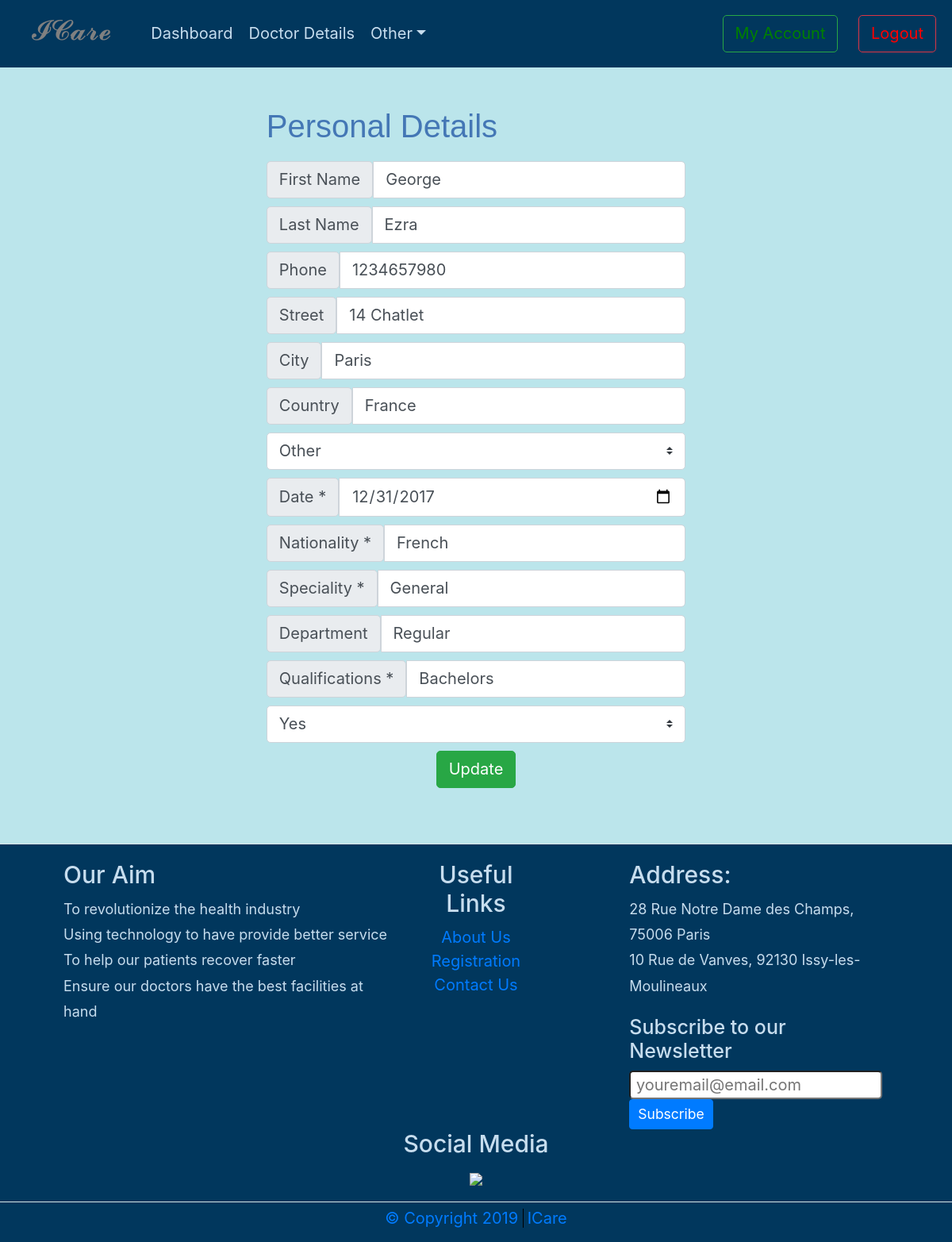
The page /doctor-details.php (signed in) on the database as committed earlier.
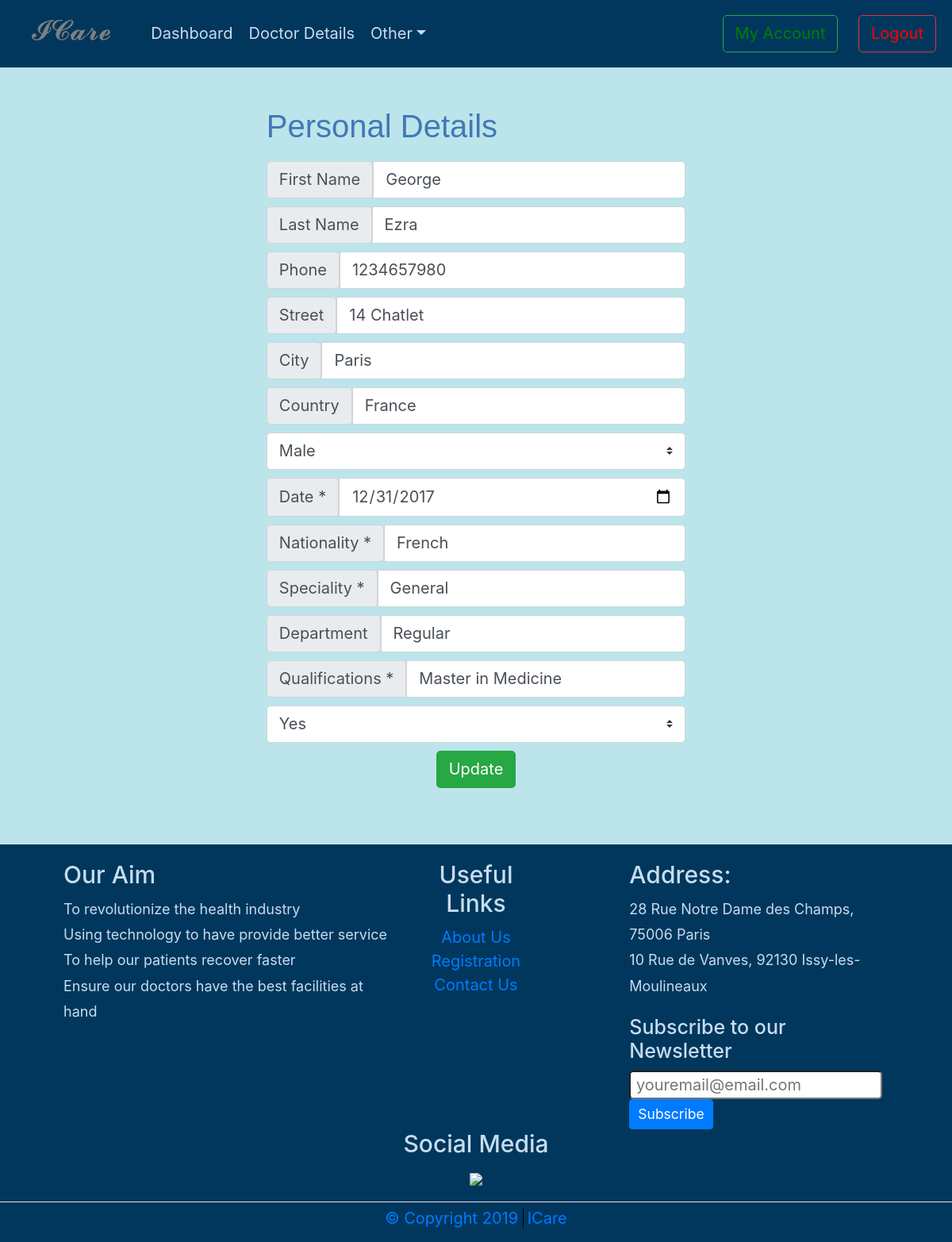
The same page on the database as committed later.
### tables this page shows
CREATE TABLE `doctorsdetails` (
  `DoctorId` int(10) NOT NULL,
  `FirstName` varchar(100) NOT NULL,
  `LastName` varchar(100) NOT NULL,
  `Phone` varchar(100) NOT NULL,
  `Street` varchar(100) NOT NULL,
  `City` varchar(100) NOT NULL,
  `Country` varchar(50) NOT NULL,
  `Gender` varchar(100) NOT NULL,
  `DOB` varchar(100) NOT NULL,
  `Nationality` varchar(100) NOT NULL,
  `Speciality` varchar(100) NOT NULL,
  `Department` varchar(100) NOT NULL,
  `Qualifications` varchar(100) NOT NULL,
  `Availability` varchar(100) NOT NULL
);

### doctor-details.php (the view, shortened to what this page needs)
<?php
include('includes/header.php');
if (isLoggedIn()) {
  $id = $_SESSION['user']['id'];
  $record = mysqli_query($conn, "SELECT * FROM doctorsdetails WHERE DoctorId=$id");
    $n = mysqli_fetch_array($record);
    $FirstName    			=  $n['FirstName'];
    $LastName    			=  $n['LastName'];
    $Phone  			=  $n['Phone'];
    $Street   	 =  $n['Street'];
    $City   			=  $n['City'];
    $Country 			=  $n['Country'];
    $Gender 	=  $n['Gender'];
    $DOB		=  $n['DOB'];
    $Nationality	 	=  $n['Nationality'];
    $Speciality    		=  $n['Speciality'];
    $Department			=	$n['Department'];
    $Qualifications		=	$n['Qualifications'];
    $Availability		=	$n['Availability'];
}
?>
  <div class="main-content">
    <form id="doctor-details-registration" action="doctor-details.php" method="post"
      style="padding: 20px;"
    >
      <fieldset class="col-md-8" style="margin: auto;">
          <h2 style="margin-bottom: 20px;"> Personal Details </h2>
          <div class="input-group">
                <span class="input-group-text" id="">First Name</span>
              <input type="text" class="form-control" required value="<?php echo $FirstName ; ?>" name="FirstName">
          </div>
          <div class="input-group">
                <span class="input-group-text" id="">Last Name</span>
              <input type="text" class="form-control" required value="<?php echo $LastName ; ?>" name="LastName">
          </div>
          <div class="input-group">
              <span class="input-group-text" id="">Phone</span>
              <input type="text" maxlength="10" class="form-control"  name="Phone" required value="<?php echo $Phone ; ?>">
          </div>
          <div class="input-group">
            <span class="input-group-text" class="optional" id="">Street </span>
            <input type="text" class="form-control" name="Street" required value="<?php echo $Street ; ?>">
          </div>
          <div class="input-group">
            <span class="input-group-text" id="">City
            </span>
            <input type="text" class="form-control" name="City" required value="<?php echo $City ; ?>" >
          </div>
          <div class="input-group">
            <span class="input-group-text" id="">Country
            </span>
            <input type="text" class="form-control" name="Country" required value="<?php echo $Country ; ?>">
          </div>
          <div class="input-group">
            <select class="custom-select" name="Gender" required>
              <option <?php if($Gender == "Male")echo "selected" ?>  value="Male">Male</option>
              <option <?php if($Gender == "Other")echo "selected" ?> value="Other">Other</option>
            </select>
          </div>
          <div class="input-group">
              <span for="date-input" class="input-group-text">Date * </span>
              <input class="form-control" type="date" value="<?php echo $DOB ; ?>" name="DOB">
          </div>
          <div class="input-group">
            <span class="input-group-text" id="">Nationality * </span>
            <input type="text" class="form-control" name="Nationality" required value="<?php echo $Nationality ; ?>">
          </div>
          <div class="input-group">
            <span class="input-group-text" id="">Speciality * </span>
            <input type="text" class="form-control" name="Speciality" required value="<?php echo $Speciality ; ?>">
          </div>
          <div class="input-group">
            <span class="input-group-text" id="">Department</span>
            <input type="text" class="form-control" name="Department" required value="<?php echo $Department ; ?>" >
          </div>
          <div class="input-group">
            <span class="input-group-text" id="">Qualifications * </span>
            <input type="text" class="form-control" name="Qualifications" required value="<?php echo $Qualifications ; ?>">
          </div>
          <div class="input-group">
            <select class="custom-select" name="Availability" required>
              <option <?php if($Availability == "Yes")echo "selected" ?> value="Yes">Yes</option>
            </select>
          </div>
          <div style="text-align:center;">
            <button class="btn btn-success" type="submit" name="update" >Update</button>
          </div>
      </fieldset>
    </form>
  </div>
</div>
    <?php
include('includes/footer.php');
?>

Rows that differ between the two databases and show on the page:
changed doctorsdetails "George": Gender "Other" → "Male"; Qualifications "Bachelors" → "Master in Medicine"
